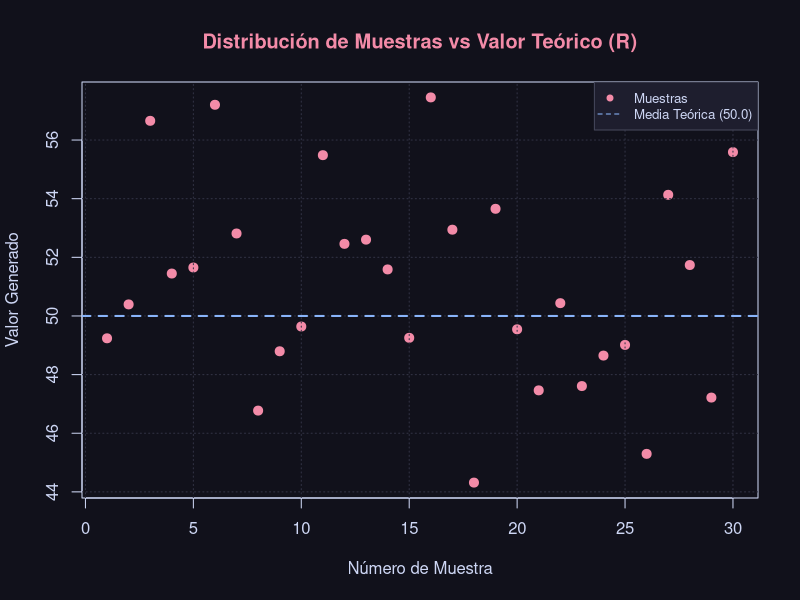

This figure's R source:
validar_simulador <- function(mu_0, n, media, std) {
  error_estandar <- std / sqrt(n)
  
  if (error_estandar == 0) {
    t_stat <- 0
  } else {
    t_stat <- (media - mu_0) / error_estandar
  }
  
  return(t_stat)
}

ejecutar_ejercicio3 <- function(mu_0 = 50.0, n = 30, media = 51.2, std = 3.5) {
  t_calc <- validar_simulador(mu_0, n, media, std)
  t_critico <- 2.045
  pasa_prueba <- abs(t_calc) <= t_critico
  
  cat("=== EVALUACIÓN PRUEBA T DE STUDENT (R) ===\n")
  cat(sprintf("Valor t Calculado: %.3f\n", t_calc))
  cat(sprintf("Valor t Crítico: ±%.3f\n\n", t_critico))
  
  cat("--- DICTAMEN ---\n")
  if (pasa_prueba) {
    cat("RESULTADO: ACEPTADO\n")
    cat("El simulador es confiable y no presenta diferencias significativas.\n\n")
  } else {
    cat("RESULTADO: RECHAZADO\n")
    cat("El simulador difiere de la media teórica esperada.\n\n")
  }
  
  par(bg = "#11111b", fg = "#cdd6f4", col.axis = "#cdd6f4", col.lab = "#cdd6f4", col.main = "#f38ba8")
  
  set.seed(123)
  datos <- rnorm(n, mean = media, sd = std)
  
  plot(
    1:n, datos,
    col = "#f38ba8",
    pch = 19,
    cex = 1.2,
    main = "Distribución de Muestras vs Valor Teórico (R)",
    xlab = "Número de Muestra",
    ylab = "Valor Generado"
  )
  grid(nx = NULL, ny = NULL, col = "#313244", lty = "dotted")
  abline(h = mu_0, col = "#89b4fa", lty = 2, lwd = 2)
  legend("topright", legend = c("Muestras", sprintf("Media Teórica (%.1f)", mu_0)),
         col = c("#f38ba8", "#89b4fa"), pch = c(19, NA), lty = c(NA, 2),
         bg = "#1e1e2e", box.col = "#45475a", text.col = "#cdd6f4", cex = 0.8)
}

ejecutar_ejercicio3(mu_0 = 50.0, n = 30, media = 51.2, std = 3.5)
